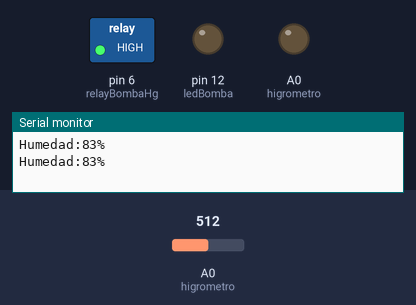
Bench run of a sketch on a simulated Arduino Uno, built with avr-gcc and run on an emulated ATmega328P. On the bench: switched loads named in the sketch (green lamp = pin HIGH), output pins drawn as LEDs (lit = HIGH), the last lines printed to the serial monitor. Inputs (shaded band) come from the test bench; at power-on: A0 (higrometro) = 512.

Above: at 2.3 s.
2.4 s: A0 (higrometro) set to 543
At 3.7 s:
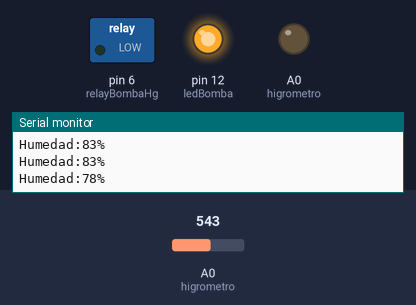
4.5 s: A0 (higrometro) set to 511
At 4.9 s:
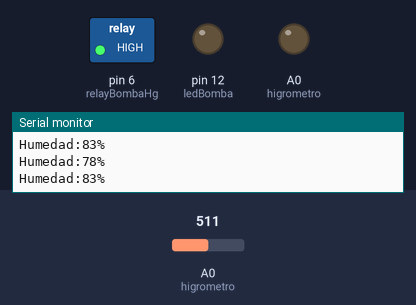
6.6 s: A0 (higrometro) set to 716
At 8.4 s:
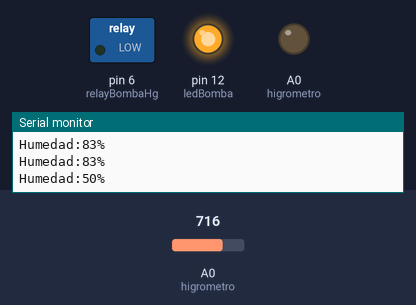
Timing chart, 0 to 9.9 s (numbered marks = the images above; inputs shaded):
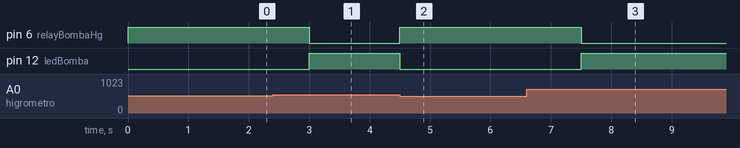

The sketch:

higrometro3.ino
```cpp
//Sensor Higrometro: YL-69, modulo comparador: LM393
//YA TODO EN AVANCE2

#include "libreria_higrometro.h"
void setup()
{
  Serial.begin(9600);
  pinMode(relayBombaHg,OUTPUT);
  pinMode(ledBomba, OUTPUT);
  pinMode(higrometro, OUTPUT);
}
void lectura(){
  int lecturaHigrom = analogRead(higrometro);   //Lee entrada del higrometro
  //Los siguientes valores (400 y 1023 hay que establecer si son esos)
  lecturaHigrom = constrain(lecturaHigrom,400,1023);  //Constrain limita el rango del sensor (lecturaHigrom) entre 400 y 1023
  //Retorna lecturaHigrom si este esta entre 400 y 1023, retorna 400 si lecturaHigrom es menor que 400, retorna  1023 si lecturaHigrom es mayor que 1023.
  //O sea, si esta dentro del rango retorne lo que es, si esta para abajo del minimo retorne ese minimo, y si esta para abajo del maximo, retorne ese maximo
  lecturaHigrom = map(lecturaHigrom,400,1023,100,0);  //Mapeo. Ahora 400 va a ser 100 (minimo) 1023 va a ser 0 (maximo)

  Serial.print("Humedad:");
  Serial.print (lecturaHigrom);
  Serial.println("%");
  //Si la humedad baja del 80%, enciende la bomba, sino se mantiene apagada
  if (lecturaHigrom < 80){
    //aqui va a encender la bomba
    digitalWrite(relayBombaHg,LOW); //En LOW enciende
    digitalWrite(ledBomba,HIGH);
  }
  else {
      digitalWrite(relayBombaHg,HIGH);
      digitalWrite(ledBomba,LOW);
  }
  delay(1500); //un delay de 1,5 s (1500 ms)
}

void loop()
{
  lectura();
}
```

libreria_higrometro.h
```cpp
#include <Wire.h>
#include <Adafruit_Sensor.h>
#include <DHT.h>
#include <stdio.h>
#include <stdbool.h>
#include <Arduino.h>


const int relayBombaHg = 6; //Bomba que se activa cuando la humedad esta baja. En el pin 2 del relay
const int higrometro = A0;  // Higrometro conectado a pin A0 del arduino
//Variables
//int lecturaHigrom;
int ledBomba=12;
void lectura();
```

Measured:
- the behaviour switches between 530 and 531 on A0 (higrometro) (found by bisection; images 0 and 1)
- after the input at 2.4 s, pin 6 (relayBombaHg): HIGH → LOW after 0.60 s; pin 12 (ledBomba): LOW → HIGH after 0.60 s
- after the input at 4.5 s, pin 6 (relayBombaHg): LOW → HIGH at once; pin 12 (ledBomba): HIGH → LOW at once
- after the input at 6.6 s, pin 6 (relayBombaHg): HIGH → LOW after 0.90 s; pin 12 (ledBomba): LOW → HIGH after 0.90 s
